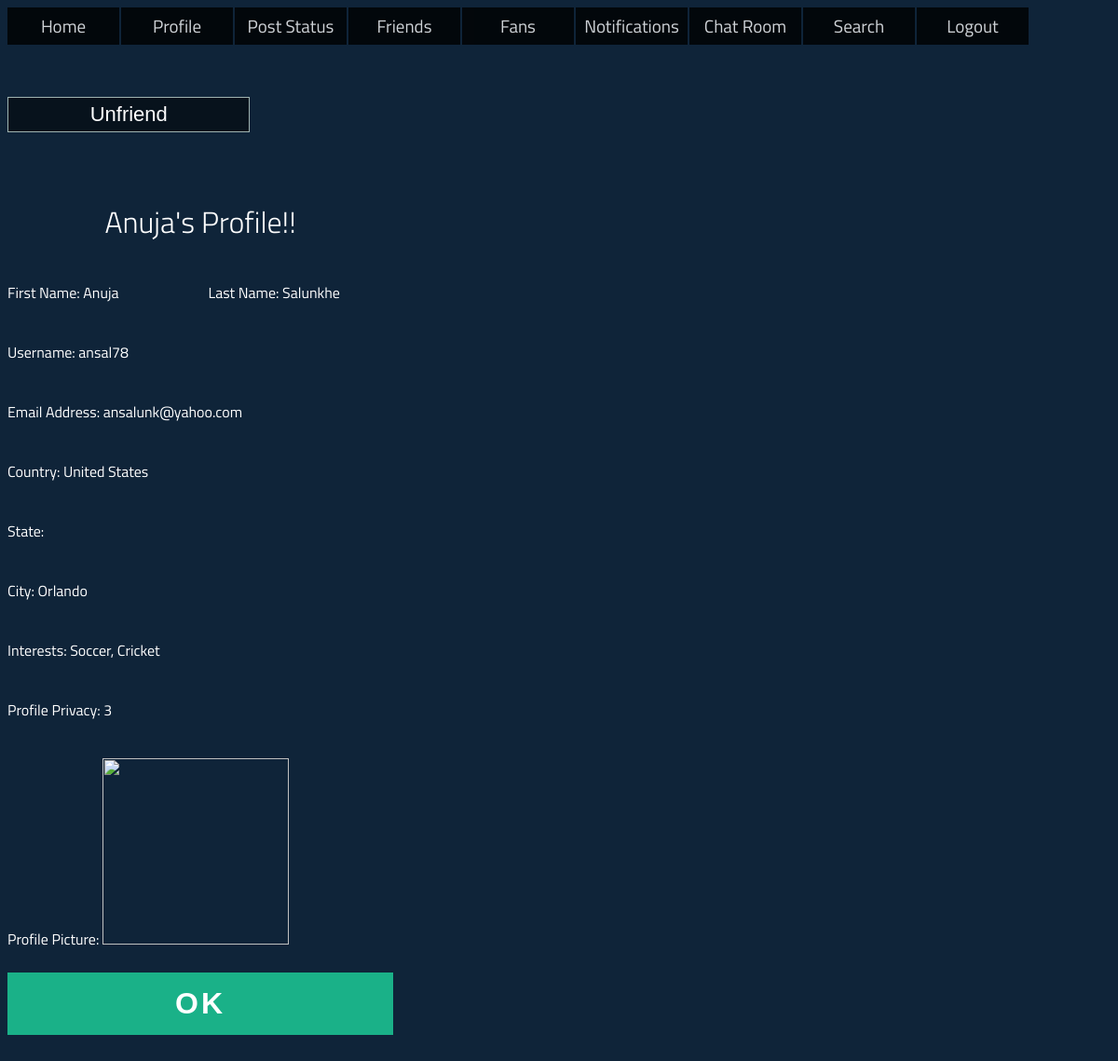
The page /login-system/friends-profile.php?username=ansal78 (signed in) on the database its author committed.
### tables this page shows
CREATE TABLE `users` (
  `FirstName` varchar(30) DEFAULT NULL,
  `LastName` varchar(30) DEFAULT NULL,
  `username` varchar(15) NOT NULL,
  `password` varchar(15) DEFAULT NULL,
  `age` int(11) DEFAULT NULL,
  `city` varchar(20) DEFAULT NULL,
  `EmailId` varchar(50) DEFAULT NULL,
  `Interests` varchar(100) DEFAULT NULL,
  `privacy` int(11) DEFAULT NULL,
  `country` varchar(20) DEFAULT NULL,
  `State` varchar(100) DEFAULT NULL,
  `photo` longblob,
  PRIMARY KEY (`username`),
  KEY `city` (`city`,`country`)
);

### login-system/friends-profile.php (the view, shortened to what this page needs)
<!DOCTYPE html>
<html >
<head>
  <?php include ('navigation.php'); ?>
<br><br>
</head>
<body>
<?php
$conn = new mysqli("localhost", "root", "jayesh", "project");
$friend_id = $_GET['username'];
if ( $friend_id!=$_SESSION['username']) {
    $username = $_SESSION['username'];
$sql = "select * from users where username = '$username'";
$result = $conn->query($sql);
$data = $result->fetch_assoc();
}
if ( !empty ( $_GET['username'] ) ) {
  $username = $_GET['username'];
  $sql = "select * from users where username = '$username'";
$result = $conn->query($sql);
$data = $result->fetch_assoc();
}
    $sql="select status from friends where (username='$_SESSION[username]' and friend_id='$friend_id') or (username='$friend_id' and friend_id='$_SESSION[username]')";
    $result=mysqli_query($conn,$sql);
    if(mysqli_num_rows($result)>=1) {
        while($row=mysqli_fetch_assoc($result))
    {
        $action=$row['status'];
    }
    }
    else {
        static $action=null;
    }
?>
<br><br>
<form method='post' action=''>
    <input type="submit" name="<?php if ($action==2) { echo 'Unfriend';} else if ($action==null) {echo 'Send_Request';} else if ($action==1) {echo 'Cancel_Request';} ?>"
                         value="<?php if ($action==2) { echo 'Unfriend';} else if ($action==null) {echo 'Send Request';} else if ($action==1) {echo 'Cancel Request';} ?>" onclick="change()" id="mybutton" >
</form>
    <div id="signup">
        <br>
        <form method="post" autocomplete="off" action="profile1.php">
              <div class="input, textarea, select">
                  <div style="width:35%"><br><br>
                      <h1><?php echo $data['FirstName']; ?>'s Profile!!</h1>
          <div class="top-row">
            <div class="field-wrap">
              First Name: <?php echo $data['FirstName']; ?>
            </div>
            <div class="field-wrap">
              Last Name: <?php echo $data['LastName']; ?>
            </div>
          </div>
                      <div class="field-wrap">
            Username: <?php echo $data['username']; ?>
          </div>
              <div class="field-wrap">
            Email Address: <?php echo $data['EmailId']; ?>
          </div>
              <div class="field-wrap">
              Country: <?php echo $data['country']; ?>
            </div>
		  <div class="field-wrap">
              State: <?php echo $data['State']; ?>
            </div>
		  <div class="field-wrap">
              City: <?php echo $data['city']; ?>
            </div>
		  <div class="field-wrap">
              Interests: <?php echo $data['Interests']; ?>
            </div>
              <div class="field-wrap">
              Profile Privacy: <?php echo $data['privacy']; ?>
            </div>
		  <div class="field-wrap">
                      Profile Picture: <img src="uploads/<?php echo $data['photo']; ?>" width="200" height="200" />
            <br><br>
            <a href="uploads/<?php echo $row['file'] ?>"
          </div>
          <button type="submit" class="button button-block" name="ok" />OK</button>
                  <br><br>
        </div>
              </div></form>
    </div>
</body>
</html>

### login-system/nav-style.css (style rules this page uses)
body { background: url('http://clevertechie.com/img/bnet-bg.jpg') no-repeat; background-size: cover; font-family: 'Titillium Web', sans-serif; color: white; }

### login-system/css/style.css (style rules this page uses)
*, *:before, *:after { box-sizing: border-box; }
html { overflow-y: scroll; }
body { background: #ffffff; font-family: 'Titillium Web', sans-serif; background:url('http://clevertechie.com/img/bnet-bg.jpg') #0f2439 no-repeat center top; }
a { text-decoration: none; color: yellow; -webkit-transition: .5s ease; transition: .5s ease; }
h1 { text-align: center; color: #ffffff; font-weight: 300; margin: 0 0 40px; }
input, textarea, select { font-size: 22px; display: block; width: 100%; height: 100%; padding: 5px 10px; background: none; background-image: none; background-color: rgba(0, 0, 0, 0.5); border: 1px solid #a0b3b0; color: #ffffff; border-radius: 0; -webkit-transition: border-color .25s ease, box-shadow .25s ease; transition: border-color .25s ease, box-shadow .25s ease; }
.field-wrap { position: relative; margin-bottom: 40px; }
.top-row:after { content: ""; display: table; clear: both; }
.top-row > div { float: left; width: 48%; margin-right: 4%; }
.top-row > div:last-child { margin: 0; }
.button { border: 0; outline: none; border-radius: 0; padding: 15px 0; font-size: 2rem; font-weight: 600; text-transform: uppercase; letter-spacing: .1em; background: #1ab188; color: #ffffff; -webkit-transition: all 0.5s ease; transition: all 0.5s ease; -webkit-appearance: none; }
.button-block { display: block; width: 100%; }

### login-system/friends-profile.php (style rules this page uses)
input, textarea, select { width: 22%; }

### rows shown on the page
users: FirstName "Anuja", LastName "Salunkhe", username "ansal78", EmailId "ansalunk@yahoo.com", country "United States", city "Orlando", Interests "Soccer, Cricket", privacy "3"
